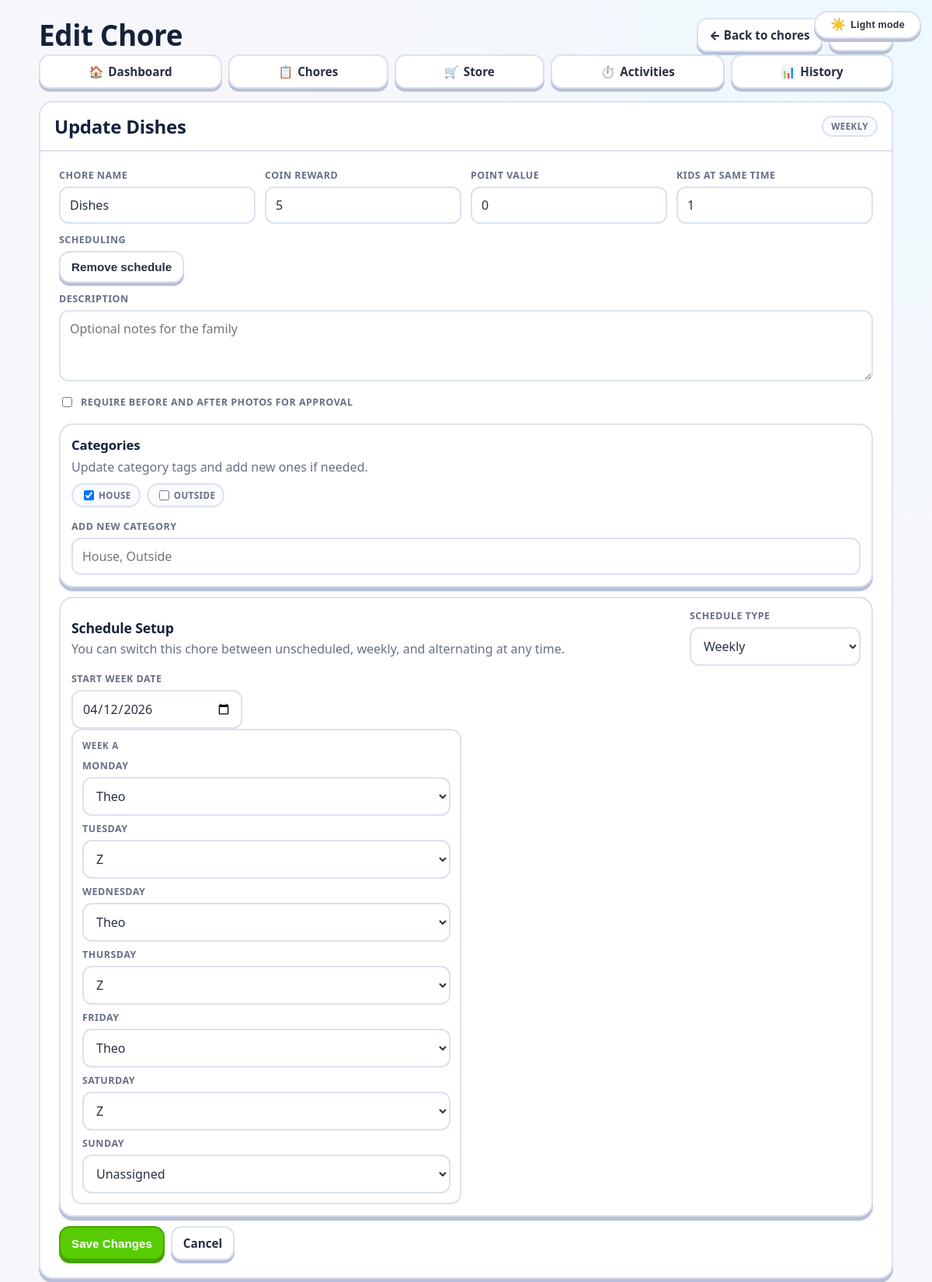
Page /parent/chores/2/edit (signed in) on the committed database.
### src/models/main.py (models this page shows, shortened)
class Chore(db.Model):
	__tablename__ = "chores"
	id = db.Column(db.Integer, primary_key=True)
	family_id = db.Column(db.Integer, db.ForeignKey("families.id"), nullable=False, index=True)
	created_by_parent_id = db.Column(db.Integer, db.ForeignKey("parents.id"), nullable=False)
	name = db.Column(db.String(120), nullable=False)
	description = db.Column(db.Text)
	coin_reward = db.Column(db.Integer, default=0, nullable=False)
	point_value = db.Column(db.Integer, default=0, nullable=False)
	requires_photo_proof = db.Column(db.Boolean, default=False, nullable=False)
	daily_reset_version = db.Column(db.Integer, default=0, nullable=False)
	max_concurrent_claims = db.Column(db.Integer, default=1, nullable=False)
	schedule_kind = db.Column(db.String(20), default="unscheduled", nullable=False)
	rotation_cycle_weeks = db.Column(db.Integer, default=1, nullable=False)
	anchor_date = db.Column(db.Date, default=date.today, nullable=False)
	is_active = db.Column(db.Boolean, default=True, nullable=False)
	created_at = db.Column(db.DateTime, default=datetime.utcnow, nullable=False)
	family = db.relationship("Family", backref=db.backref("chores", lazy=True, cascade="all, delete-orphan"))
	created_by_parent = db.relationship("Parent", backref=db.backref("chores", lazy=True))
	schedule_slots = db.relationship(
		"ChoreScheduleSlot",
		back_populates="chore",
		cascade="all, delete-orphan",
		order_by="(ChoreScheduleSlot.cycle_week_index, ChoreScheduleSlot.weekday)",
	)
	categories = db.relationship(
		"ChoreCategory",
		secondary=chore_category_links,
		back_populates="chores",
		lazy="joined",
	)
	submissions = db.relationship(
		"ChoreSubmission",
		back_populates="chore",
		cascade="all, delete-orphan",
		order_by="ChoreSubmission.claimed_at.desc()",
	)

class ChoreCategory(db.Model):
	__tablename__ = "chore_categories"
	id = db.Column(db.Integer, primary_key=True)
	family_id = db.Column(db.Integer, db.ForeignKey("families.id"), nullable=False, index=True)
	name = db.Column(db.String(60), nullable=False)
	created_at = db.Column(db.DateTime, default=datetime.utcnow, nullable=False)
	family = db.relationship("Family", backref=db.backref("chore_categories", lazy=True, cascade="all, delete-orphan"))
	chores = db.relationship(
		"Chore",
		secondary=chore_category_links,
		back_populates="categories",
	)
	__table_args__ = (
		db.UniqueConstraint("family_id", "name", name="uq_chore_category_family_name"),
	)

### src/controllers/routes.py (the view, shortened to what this page needs)
@public_bp.route("/parent/chores/<int:chore_id>/edit", methods=["GET", "POST"])
@parent_web_login_required
def parent_edit_chore(chore_id: int):
	parent, family = _load_parent_and_family()
	chore = Chore.query.get(chore_id)
	if not parent or not family:
		session.clear()
		flash("Session expired. Please log in again.", "error")
		return redirect(url_for("public.login"))
	if not chore or chore.family_id != family.id:
		flash("Chore not found.", "error")
		return redirect(url_for("public.parent_chores"))
	kids = Kid.query.filter_by(family_id=family.id, is_active=True).order_by(Kid.display_name.asc()).all()
	return render_template(
		"private/parents/chores/edit.html",
		parent=parent,
		family=family,
		kids=kids,
		categories=ChoreCategory.query.filter_by(family_id=family.id).order_by(ChoreCategory.name.asc()).all(),
		chore=chore,
		weekday_labels=["Monday", "Tuesday", "Wednesday", "Thursday", "Friday", "Saturday", "Sunday"],
		slot_lookup=_build_chore_slot_lookup(chore),
		requires_photo_proof_checked=bool(chore.requires_photo_proof),
		selected_category_ids={str(category.id) for category in chore.categories},
	)

### src/controllers/routes.py (called while the page is built)
def parent_web_login_required(func):
	@wraps(func)
	def wrapper(*args, **kwargs):
		if session.get("role") != "parent" or not session.get("parent_id"):
			flash("Please log in as a parent to continue.", "error")
			return redirect(url_for("public.login"))
		return func(*args, **kwargs)
	return wrapper

def _load_parent_and_family():
	parent = Parent.query.get(session.get("parent_id"))
	family = Family.query.get(session.get("family_id"))
	return parent, family

def _build_chore_slot_lookup(chore: Chore) -> dict[tuple[int, int], int]:
	return {(slot.cycle_week_index, slot.weekday): slot.kid_id for slot in chore.schedule_slots}

### src/templates/private/parents/chores/edit.html (shortened to what this page needs)
{% extends "bases/private.html" %}
{% block nav %}
<div class="d-flex justify-content-between align-items-center flex-wrap gap-2 mb-3">
    <h1 style="font-size: clamp(1.6rem, 3.4vw, 2.3rem);">Edit Chore</h1>
    <div class="d-flex gap-2 align-items-center">
        <a href="{{ url_for('public.parent_chores') }}" class="btn">← Back to chores</a>
        <form method="post" action="{{ url_for('public.parent_logout') }}">
            <button type="submit" class="btn">Logout</button>
        </form>
    </div>
</div>
{% include 'private/parents/components/navbar.html' %}
{% endblock %}
{% block content %}
<div class="dashboard-container">
    <article class="dashboard-card full-width">
        <header class="card-header">
            <h2>Update {{ chore.name }}</h2>
            <span class="pill">{{ chore.schedule_kind|replace('_', ' ')|title }}</span>
        </header>
        <div class="card-body">
            <form method="post" action="{{ url_for('public.parent_edit_chore', chore_id=chore.id) }}" class="d-flex flex-column gap-3">
                <div class="row g-3" style="grid-template-columns: repeat(4, minmax(0, 1fr)); align-items: end;">
                    <div class="col-12">
                        <label for="name">Chore name</label>
                        <input id="name" name="name" type="text" value="{{ chore.name }}" required />
                    </div>
                    <div class="col-12">
                        <label for="coin_reward">Coin reward</label>
                        <input id="coin_reward" name="coin_reward" type="number" min="0" value="{{ chore.coin_reward }}" required />
                    </div>
                    <div class="col-12">
                        <label for="point_value">Point value</label>
                        <input id="point_value" name="point_value" type="number" min="0" value="{{ chore.point_value }}" required />
                    </div>
                    <div class="col-12">
                        <label for="max_concurrent_claims">Kids at same time</label>
                        <input id="max_concurrent_claims" name="max_concurrent_claims" type="number" min="1" value="{{ chore.max_concurrent_claims }}" required />
                    </div>
                    <div class="col-12">
                        <label>Scheduling</label>
                        <button id="toggle-schedule-builder" class="btn" type="button" aria-expanded="{{ 'true' if chore.schedule_kind != 'unscheduled' else 'false' }}" aria-controls="schedule-builder">
                        </button>
                    </div>
                </div>
                <div>
                    <label for="description">Description</label>
                    <textarea id="description" name="description" rows="3" placeholder="Optional notes for the family">{{ chore.description or '' }}</textarea>
                </div>
                <div>
                    <label style="display:flex; align-items:center; gap:8px; width:fit-content;">
                        <input name="requires_photo_proof" type="checkbox" style="width:auto;" {% if requires_photo_proof_checked %}checked{% endif %} />
                        Require before and after photos for approval
                    </label>
                </div>
                <div class="panel" style="padding:14px;">
                    <h3 style="font-size:1.05rem;">Categories</h3>
                    <p class="muted" style="margin:6px 0 10px;">Update category tags and add new ones if needed.</p>
                    {% if categories %}
                        <div class="d-flex flex-wrap gap-2" style="margin-bottom:10px;">
                            {% for category in categories %}
                                <label class="pill" style="cursor:pointer;">
                                    <input
                                        type="checkbox"
                                        name="category_ids"
                                        value="{{ category.id }}"
                                        style="width:auto; margin-right:6px;"
                                        {% if category.id|string in selected_category_ids %}checked{% endif %}
                                    />
                                    {{ category.name }}
                                </label>
                            {% endfor %}
                        </div>
                    {% endif %}
                    <div>
                        <label for="new_category_name">Add new category</label>
                        <input id="new_category_name" name="new_category_name" type="text" placeholder="House, Outside" />
                    </div>
                </div>
                <div id="schedule-builder" class="panel" style="padding:14px;" {% if chore.schedule_kind == 'unscheduled' %}hidden{% endif %}>
                    <div class="d-flex justify-content-between align-items-center flex-wrap gap-2 mb-3">
                        <div>
                            <h3 style="font-size:1.1rem;">Schedule Setup</h3>
                            <p class="muted" style="margin-top:4px;">You can switch this chore between unscheduled, weekly, and alternating at any time.</p>
                        </div>
                        <div style="min-width: 220px;">
                            <label for="schedule_kind">Schedule type</label>
                            <select id="schedule_kind" name="schedule_kind" data-schedule-field {% if chore.schedule_kind == 'unscheduled' %}disabled{% endif %}>
                                <option value="weekly" {% if chore.schedule_kind == 'weekly' %}selected{% endif %}>Weekly</option>
                            </select>
                        </div>
                        <div style="min-width: 220px;">
                            <label for="anchor_date">Start week date</label>
                            <input id="anchor_date" name="anchor_date" type="date" value="{{ chore.anchor_date.isoformat() }}" data-schedule-field {% if chore.schedule_kind == 'unscheduled' %}disabled{% endif %} />
                        </div>
                    </div>
                    <div class="row g-3" style="grid-template-columns: repeat(2, minmax(0, 1fr));">
                        <div class="col-12">
                            <article class="metric-card">
                                <div class="metric-label">Week A</div>
                                <div class="d-flex flex-column gap-2" style="margin-top:10px;">
                                    {% for label in weekday_labels %}
                                        {% set weekday_index = loop.index0 %}
                                        <div>
                                            <label for="week0_day_{{ loop.index0 }}">{{ label }}</label>
                                            <select id="week0_day_{{ loop.index0 }}" name="week0_day_{{ loop.index0 }}" data-schedule-field {% if chore.schedule_kind == 'unscheduled' %}disabled{% endif %}>
                                                <option value="">Unassigned</option>
                                                {% for kid in kids %}
                                                    <option value="{{ kid.id }}" {% if slot_lookup.get((0, weekday_index)) == kid.id %}selected{% endif %}>{{ kid.display_name }}</option>
                                                {% endfor %}
                                            </select>
                                        </div>
                                    {% endfor %}
                                </div>
                            </article>
                        </div>
                    </div>
                </div>
                <div class="d-flex gap-2 flex-wrap">
                    <button class="btn primary" type="submit">Save Changes</button>
                    <a class="btn" href="{{ url_for('public.parent_chores') }}">Cancel</a>
                </div>
            </form>
        </div>
    </article>
</div>
{% endblock %}

### src/static/css/galactic-opera.css (style rules this page uses)
:root { --duo-green: #58cc02; --duo-green-dark: #46a302; --duo-blue: #1cb0f6; --duo-yellow: #ffc800; --duo-red: #ff4b4b; --duo-purple: #8549ba; --duo-ink: #27303f; --duo-muted: #667085; --duo-bg: #f7f7fb; --duo-panel: #ffffff; --duo-border: #dbe1f0; --duo-shadow: #b8c0d8; --radius: 18px; --text-primary: #27303f; --text-secondary: #667085; --text-muted: #8a94a8; --border-color: #dbe1f0; --surface: #ffffff; --coin-primary: #ffc800; --coin-dark: #d0a600; }
* { box-sizing: border-box; }
body { margin: 0; color: var(--duo-ink); font-family: "Nunito", "Avenir Next", "Segoe UI", -apple-system, BlinkMacSystemFont, sans-serif; background: radial-gradient(circle at top right, #ecf9ff 0%, transparent 40%), var(--duo-bg); min-height: 100vh; }
h1, h2, h3, h4 { margin: 0; color: #14213b; font-weight: 900; letter-spacing: -0.01em; }
p { margin: 0; }
a { color: inherit; text-decoration: none; }
.panel, .dashboard-card, .card, .modal-content { background: var(--duo-panel); border: 2px solid var(--duo-border); border-radius: var(--radius); box-shadow: 0 5px 0 var(--duo-shadow); }
.panel, .modal-body { padding: 18px; }
.card-body { padding: 22px 24px; }
.dashboard-container { display: grid; gap: 22px; }
.metric-card { border: 2px solid var(--duo-border); border-radius: 14px; background: color-mix(in srgb, var(--duo-panel) 88%, #ffffff 12%); padding: 12px; }
.metric-label { font-size: .72rem; text-transform: uppercase; letter-spacing: .06em; color: var(--duo-muted); font-weight: 800; }
.pill { display: inline-flex; align-items: center; padding: 4px 10px; border-radius: 999px; border: 2px solid var(--duo-border); background: color-mix(in srgb, var(--duo-panel) 82%, #dce9ff 18%); color: var(--duo-muted); font-size: .72rem; font-weight: 900; letter-spacing: .04em; text-transform: uppercase; }
.card-header { display: flex; align-items: center; justify-content: space-between; gap: 10px; border-bottom: 2px solid var(--duo-border); padding: 14px 18px; border-radius: var(--radius) var(--radius) 0 0; background: color-mix(in srgb, var(--duo-panel) 85%, #ffffff 15%); }
.btn, button, .btn-primary, .btn-success, .btn-danger, .btn-secondary, .nav-btn { display: inline-flex; align-items: center; justify-content: center; gap: 6px; border-radius: 14px; border: 2px solid transparent; padding: 10px 14px; font-weight: 900; font-size: 0.95rem; cursor: pointer; transition: transform .08s ease; }
.btn.primary, .btn-primary, .btn-success { background: var(--duo-green); color: #fff; border-color: var(--duo-green-dark); box-shadow: 0 4px 0 var(--duo-green-dark); }
.btn, .btn-secondary, .nav-btn { background: var(--duo-panel); color: var(--duo-ink); border-color: var(--duo-border); box-shadow: 0 4px 0 var(--duo-shadow); }
input, select, textarea, .form-control { width: 100%; border-radius: 12px; border: 2px solid var(--duo-border); background: var(--duo-panel); color: var(--duo-ink); padding: 11px 12px; font: inherit; }
label, .form-label { display: block; margin-bottom: 6px; font-size: 0.78rem; font-weight: 900; letter-spacing: .04em; text-transform: uppercase; color: var(--duo-muted); }
.muted, .text-muted, .timestamp { color: var(--duo-muted); }
.full-width { width: 100%; }
.row { display: grid; grid-template-columns: 1fr; gap: 12px; }
.g-3 { gap: 12px; }
.col-12, .col-6, .col-md-6, .col-lg-4 { min-width: 0; }
.d-flex { display: flex; }
.justify-content-between { justify-content: space-between; }
.align-items-center { align-items: center; }
.flex-wrap { flex-wrap: wrap; }
.flex-column { flex-direction: column; }
.gap-2 { gap: 8px; }
.gap-3 { gap: 12px; }
@media (min-width: 640px) { .row { grid-template-columns: repeat(2, minmax(0, 1fr)); } }
@media (min-width: 960px) { .row { grid-template-columns: repeat(3, minmax(0, 1fr)); } }

### rows in the picture
Chore: name "Dishes", schedule_kind "WEEKLY", coin_reward "5", point_value "0", max_concurrent_claims "1", schedule_kind "Weekly", anchor_date "04/12/2026"
ChoreCategory: category_ids "☑", name "HOUSE"
ChoreCategory: name "OUTSIDE"

### other values in the picture
{{ label }} "MONDAY" "TUESDAY" "WEDNESDAY" "THURSDAY" "FRIDAY" "SATURDAY" "SUNDAY"
form field value "Theo"
form field value "Z"
